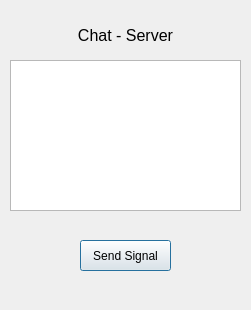
<?xml version="1.0" encoding="UTF-8"?>
<ui version="4.0">
 <class>ServerWidget</class>
 <widget class="QDialog" name="ServerWidget">
  <property name="geometry">
   <rect>
    <x>0</x>
    <y>0</y>
    <width>251</width>
    <height>310</height>
   </rect>
  </property>
  <property name="windowTitle">
   <string>Dialog</string>
  </property>
  <widget class="QPlainTextEdit" name="plainTextEdit">
   <property name="geometry">
    <rect>
     <x>10</x>
     <y>60</y>
     <width>231</width>
     <height>151</height>
    </rect>
   </property>
  </widget>
  <widget class="QLabel" name="label">
   <property name="geometry">
    <rect>
     <x>10</x>
     <y>20</y>
     <width>231</width>
     <height>31</height>
    </rect>
   </property>
   <property name="font">
    <font>
     <pointsize>12</pointsize>
    </font>
   </property>
   <property name="text">
    <string>Chat - Server</string>
   </property>
   <property name="alignment">
    <set>Qt::AlignCenter</set>
   </property>
  </widget>
  <widget class="QPushButton" name="pushButton">
   <property name="geometry">
    <rect>
     <x>80</x>
     <y>240</y>
     <width>91</width>
     <height>31</height>
    </rect>
   </property>
   <property name="text">
    <string>Send Signal</string>
   </property>
  </widget>
 </widget>
 <resources/>
 <connections/>
</ui>
